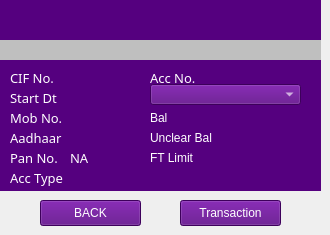
   <widget class="QWidget" name="page_2">
    <widget class="QLabel" name="Aadhar_no_disp">
     <property name="geometry">
      <rect>
       <x>70</x>
       <y>130</y>
       <width>71</width>
       <height>20</height>
      </rect>
     </property>
     <property name="font">
      <font>
       <family>Sans Serif</family>
       <pointsize>10</pointsize>
       <weight>9</weight>
       <italic>false</italic>
       <bold>false</bold>
      </font>
     </property>
     <property name="styleSheet">
      <string notr="true">color: rgb(255, 255, 255);
background-color: rgb(85, 0, 127);
font: 75 10pt &quot;Sans Serif&quot;;</string>
     </property>
     <property name="text">
      <string/>
     </property>
    </widget>
    <widget class="QLabel" name="Start_date_disp">
     <property name="geometry">
      <rect>
       <x>70</x>
       <y>90</y>
       <width>71</width>
       <height>16</height>
      </rect>
     </property>
     <property name="font">
      <font>
       <family>Sans Serif</family>
       <pointsize>10</pointsize>
       <weight>9</weight>
       <italic>false</italic>
       <bold>false</bold>
      </font>
     </property>
     <property name="styleSheet">
      <string notr="true">color: rgb(255, 255, 255);
background-color: rgb(85, 0, 127);
font: 75 10pt &quot;Sans Serif&quot;;</string>
     </property>
     <property name="text">
      <string/>
     </property>
    </widget>
    <widget class="QLabel" name="Mob_no">
     <property name="geometry">
      <rect>
       <x>10</x>
       <y>110</y>
       <width>52</width>
       <height>16</height>
      </rect>
     </property>
     <property name="font">
      <font>
       <family>Sans Serif</family>
       <pointsize>10</pointsize>
       <weight>9</weight>
       <italic>false</italic>
       <bold>false</bold>
      </font>
     </property>
     <property name="styleSheet">
      <string notr="true">color: rgb(255, 255, 255);
background-color: rgb(85, 0, 127);
font: 75 10pt &quot;Sans Serif&quot;;</string>
     </property>
     <property name="text">
      <string>Mob No.</string>
     </property>
    </widget>
    <widget class="QLabel" name="FinoLogo_43">
     <property name="geometry">
      <rect>
       <x>5</x>
       <y>2</y>
       <width>71</width>
       <height>35</height>
      </rect>
     </property>
     <property name="autoFillBackground">
      <bool>false</bool>
     </property>
     <property name="styleSheet">
      <string notr="true">background-color: rgb(85, 0, 127);</string>
     </property>
     <property name="text">
      <string/>
     </property>
     <property name="pixmap">
      <pixmap resource="fino.qrc">:/Fino/Icons/finoW.png</pixmap>
     </property>
     <property name="scaledContents">
      <bool>true</bool>
     </property>
    </widget>
    <widget class="QLabel" name="Aadhar_no">
     <property name="geometry">
      <rect>
       <x>10</x>
       <y>130</y>
       <width>54</width>
       <height>16</height>
      </rect>
     </property>
     <property name="font">
      <font>
       <family>Sans Serif</family>
       <pointsize>10</pointsize>
       <weight>9</weight>
       <italic>false</italic>
       <bold>false</bold>
      </font>
     </property>
     <property name="styleSheet">
      <string notr="true">color: rgb(255, 255, 255);
background-color: rgb(85, 0, 127);
font: 75 10pt &quot;Sans Serif&quot;;</string>
     </property>
     <property name="text">
      <string>Aadhaar</string>
     </property>
    </widget>
    <widget class="QPushButton" name="pushButton_17">
     <property name="geometry">
      <rect>
       <x>180</x>
       <y>200</y>
       <width>101</width>
       <height>26</height>
      </rect>
     </property>
     <property name="styleSheet">
      <string notr="true">color: rgb(255, 255, 255);
background-color: rgb(85, 0, 127);
font: 75 11pt &quot;Sans Serif&quot;;</string>
     </property>
     <property name="text">
      <string>Transaction</string>
     </property>
    </widget>
    <widget class="QLabel" name="Account">
     <property name="geometry">
      <rect>
       <x>150</x>
       <y>70</y>
       <width>81</width>
       <height>16</height>
      </rect>
     </property>
     <property name="font">
      <font>
       <family>Sans Serif</family>
       <pointsize>10</pointsize>
       <weight>9</weight>
       <italic>false</italic>
       <bold>false</bold>
      </font>
     </property>
     <property name="styleSheet">
      <string notr="true">color: rgb(255, 255, 255);
background-color: rgb(85, 0, 127);
font: 75 10pt &quot;Sans Serif&quot;;</string>
     </property>
     <property name="text">
      <string>Acc No.</string>
     </property>
    </widget>
    <widget class="QLabel" name="Ft_limit">
     <property name="geometry">
      <rect>
       <x>150</x>
       <y>150</y>
       <width>57</width>
       <height>15</height>
      </rect>
     </property>
     <property name="styleSheet">
      <string notr="true">color: rgb(255, 255, 255);
background-color: rgb(85, 0, 127);
font: 75 10pt &quot;Sans Serif&quot;;</string>
     </property>
     <property name="text">
      <string>FT Limit</string>
     </property>
    </widget>
    <widget class="QLabel" name="Start_date">
     <property name="geometry">
      <rect>
       <x>10</x>
       <y>90</y>
       <width>61</width>
       <height>16</height>
      </rect>
     </property>
     <property name="font">
      <font>
       <family>Sans Serif</family>
       <pointsize>10</pointsize>
       <weight>9</weight>
       <italic>false</italic>
       <bold>false</bold>
      </font>
     </property>
     <property name="styleSheet">
      <string notr="true">color: rgb(255, 255, 255);
background-color: rgb(85, 0, 127);
font: 75 10pt &quot;Sans Serif&quot;;</string>
     </property>
     <property name="text">
      <string>Start Dt</string>
     </property>
     <property name="textFormat">
      <enum>Qt::AutoText</enum>
     </property>
    </widget>
    <widget class="QLabel" name="Pan_no_disp">
     <property name="geometry">
      <rect>
       <x>70</x>
       <y>150</y>
       <width>71</width>
       <height>16</height>
      </rect>
     </property>
     <property name="font">
      <font>
       <family>Sans Serif</family>
       <pointsize>10</pointsize>
       <weight>9</weight>
       <italic>false</italic>
       <bold>false</bold>
      </font>
     </property>
     <property name="styleSheet">
      <string notr="true">color: rgb(255, 255, 255);
background-color: rgb(85, 0, 127);
font: 75 10pt &quot;Sans Serif&quot;;</string>
     </property>
     <property name="text">
      <string>NA</string>
     </property>
    </widget>
    <widget class="QLabel" name="Bal_no">
     <property name="geometry">
      <rect>
       <x>150</x>
       <y>110</y>
       <width>71</width>
       <height>16</height>
      </rect>
     </property>
     <property name="styleSheet">
      <string notr="true">color: rgb(255, 255, 255);
background-color: rgb(85, 0, 127);
font: 75 10pt &quot;Sans Serif&quot;;</string>
     </property>
     <property name="text">
      <string>Bal</string>
     </property>
    </widget>
    <widget class="QLabel" name="Transaction_Summary_5">
     <property name="geometry">
      <rect>
       <x>0</x>
       <y>0</y>
       <width>321</width>
       <height>41</height>
      </rect>
     </property>
     <property name="font">
      <font>
       <family>Sans Serif</family>
       <pointsize>11</pointsize>
       <weight>9</weight>
       <italic>false</italic>
       <bold>false</bold>
      </font>
     </property>
     <property name="styleSheet">
      <string notr="true">color: rgb(255, 255, 255);
background-color: rgb(85, 0, 127);
font: 75 11pt &quot;Sans Serif&quot;;</string>
     </property>
     <property name="text">
      <string extracomment="               TRANSACTION SUMMARY"/>
     </property>
    </widget>
    <widget class="QLabel" name="Customer_Name_label">
     <property name="geometry">
      <rect>
       <x>0</x>
       <y>40</y>
       <width>321</width>
       <height>20</height>
      </rect>
     </property>
     <property name="styleSheet">
      <string notr="true">color: rgb(0, 0, 0);
background-color: rgb(191, 191, 191);
font: 75 12pt &quot;Sans Serif&quot;;</string>
     </property>
     <property name="text">
      <string/>
     </property>
     <property name="textFormat">
      <enum>Qt::AutoText</enum>
     </property>
    </widget>
    <widget class="QLabel" name="Acc_type">
     <property name="geometry">
      <rect>
       <x>10</x>
       <y>170</y>
       <width>61</width>
       <height>16</height>
      </rect>
     </property>
     <property name="font">
      <font>
       <family>Sans Serif</family>
       <pointsize>10</pointsize>
       <weight>9</weight>
       <italic>false</italic>
       <bold>false</bold>
      </font>
     </property>
     <property name="styleSheet">
      <string notr="true">color: rgb(255, 255, 255);
background-color: rgb(85, 0, 127);
font: 75 10pt &quot;Sans Serif&quot;;</string>
     </property>
     <property name="text">
      <string>Acc Type</string>
     </property>
    </widget>
    <widget class="QPushButton" name="Customer_detail_back_Button_3">
     <property name="geometry">
      <rect>
       <x>40</x>
       <y>200</y>
       <width>101</width>
       <height>26</height>
      </rect>
     </property>
     <property name="styleSheet">
      <string notr="true">color: rgb(255, 255, 255);
background-color: rgb(85, 0, 127);
font: 75 11pt &quot;Sans Serif&quot;;</string>
     </property>
     <property name="text">
      <string>BACK</string>
     </property>
    </widget>
    <widget class="QLabel" name="label_27">
     <property name="geometry">
      <rect>
       <x>0</x>
       <y>60</y>
       <width>321</width>
       <height>131</height>
      </rect>
     </property>
     <property name="font">
      <font>
       <family>Sans Serif</family>
       <pointsize>8</pointsize>
       <weight>9</weight>
       <italic>false</italic>
       <bold>false</bold>
      </font>
     </property>
     <property name="styleSheet">
      <string notr="true">color: rgb(255, 255, 255);
background-color: rgb(85, 0, 127);
font: 75 8pt &quot;Sans Serif&quot;;</string>
     </property>
     <property name="text">
      <string/>
     </property>
    </widget>
    <widget class="QLabel" name="Acc_type_disp">
     <property name="geometry">
      <rect>
       <x>82</x>
       <y>170</y>
       <width>171</width>
       <height>20</height>
      </rect>
     </property>
     <property name="font">
      <font>
       <family>Sans Serif</family>
       <pointsize>10</pointsize>
       <weight>9</weight>
       <italic>false</italic>
       <bold>false</bold>
      </font>
     </property>
     <property name="styleSheet">
      <string notr="true">color: rgb(255, 255, 255);
background-color: rgb(85, 0, 127);
font: 75 10pt &quot;Sans Serif&quot;;</string>
     </property>
     <property name="text">
      <string/>
     </property>
    </widget>
    <widget class="QLabel" name="Unclear_Bal_disp">
     <property name="geometry">
      <rect>
       <x>230</x>
       <y>130</y>
       <width>91</width>
       <height>16</height>
      </rect>
     </property>
     <property name="styleSheet">
      <string notr="true">color: rgb(255, 255, 255);
background-color: rgb(85, 0, 127);
font: 75 10pt &quot;Sans Serif&quot;;</string>
     </property>
     <property name="text">
      <string/>
     </property>
    </widget>
    <widget class="QLabel" name="Paan_no">
     <property name="geometry">
      <rect>
       <x>10</x>
       <y>150</y>
       <width>51</width>
       <height>16</height>
      </rect>
     </property>
     <property name="font">
      <font>
       <family>Sans Serif</family>
       <pointsize>10</pointsize>
       <weight>9</weight>
       <italic>false</italic>
       <bold>false</bold>
      </font>
     </property>
     <property name="styleSheet">
      <string notr="true">color: rgb(255, 255, 255);
background-color: rgb(85, 0, 127);
font: 75 10pt &quot;Sans Serif&quot;;</string>
     </property>
     <property name="text">
      <string>Pan No.</string>
     </property>
    </widget>
    <widget class="QLabel" name="Primary_Number_disp">
     <property name="geometry">
      <rect>
       <x>64</x>
       <y>70</y>
       <width>81</width>
       <height>16</height>
      </rect>
     </property>
     <property name="font">
      <font>
       <family>Sans Serif</family>
       <pointsize>10</pointsize>
       <weight>9</weight>
       <italic>false</italic>
       <bold>false</bold>
      </font>
     </property>
     <property name="styleSheet">
      <string notr="true">color: rgb(255, 255, 255);
background-color: rgb(85, 0, 127);
font: 75 10pt &quot;Sans Serif&quot;;</string>
     </property>
     <property name="text">
      <string/>
     </property>
    </widget>
    <widget class="QLabel" name="Primary_Number">
     <property name="geometry">
      <rect>
       <x>10</x>
       <y>70</y>
       <width>51</width>
       <height>16</height>
      </rect>
     </property>
     <property name="font">
      <font>
       <family>Sans Serif</family>
       <pointsize>10</pointsize>
       <weight>9</weight>
       <italic>false</italic>
       <bold>false</bold>
      </font>
     </property>
     <property name="styleSheet">
      <string notr="true">color: rgb(255, 255, 255);
background-color: rgb(85, 0, 127);
font: 75 10pt &quot;Sans Serif&quot;;</string>
     </property>
     <property name="text">
      <string>CIF No.</string>
     </property>
    </widget>
    <widget class="QComboBox" name="comboBox_3">
     <property name="geometry">
      <rect>
       <x>150</x>
       <y>84</y>
       <width>151</width>
       <height>21</height>
      </rect>
     </property>
     <property name="styleSheet">
      <string notr="true">color: rgb(255, 255, 255);
background-color: rgb(85, 0, 127);
font: 75 10pt &quot;Sans Serif&quot;;</string>
     </property>
    </widget>
    <widget class="QLabel" name="Unclear_Bal">
     <property name="geometry">
      <rect>
       <x>150</x>
       <y>130</y>
       <width>78</width>
       <height>16</height>
      </rect>
     </property>
     <property name="styleSheet">
      <string notr="true">color: rgb(255, 255, 255);
background-color: rgb(85, 0, 127);
font: 75 10pt &quot;Sans Serif&quot;;</string>
     </property>
     <property name="text">
      <string>Unclear Bal</string>
     </property>
    </widget>
    <widget class="QLabel" name="Bal_disp">
     <property name="geometry">
      <rect>
       <x>230</x>
       <y>110</y>
       <width>91</width>
       <height>16</height>
      </rect>
     </property>
     <property name="styleSheet">
      <string notr="true">color: rgb(255, 255, 255);
background-color: rgb(85, 0, 127);
font: 75 10pt &quot;Sans Serif&quot;;</string>
     </property>
     <property name="text">
      <string/>
     </property>
    </widget>
    <widget class="QLabel" name="Mob_no_disp">
     <property name="geometry">
      <rect>
       <x>70</x>
       <y>110</y>
       <width>74</width>
       <height>16</height>
      </rect>
     </property>
     <property name="font">
      <font>
       <family>Sans Serif</family>
       <pointsize>10</pointsize>
       <weight>9</weight>
       <italic>false</italic>
       <bold>false</bold>
      </font>
     </property>
     <property name="styleSheet">
      <string notr="true">color: rgb(255, 255, 255);
background-color: rgb(85, 0, 127);
font: 75 10pt &quot;Sans Serif&quot;;</string>
     </property>
     <property name="text">
      <string/>
     </property>
    </widget>
    <widget class="QLabel" name="Ft_limit_disp">
     <property name="geometry">
      <rect>
       <x>230</x>
       <y>149</y>
       <width>91</width>
       <height>16</height>
      </rect>
     </property>
     <property name="font">
      <font>
       <family>Sans Serif</family>
       <pointsize>10</pointsize>
       <weight>9</weight>
       <italic>false</italic>
       <bold>false</bold>
      </font>
     </property>
     <property name="styleSheet">
      <string notr="true">color: rgb(255, 255, 255);
background-color: rgb(85, 0, 127);
font: 75 10pt &quot;Sans Serif&quot;;</string>
     </property>
     <property name="text">
      <string/>
     </property>
    </widget>
    <zorder>Transaction_Summary_5</zorder>
    <zorder>label_27</zorder>
    <zorder>Aadhar_no_disp</zorder>
    <zorder>Start_date_disp</zorder>
    <zorder>Mob_no</zorder>
    <zorder>FinoLogo_43</zorder>
    <zorder>Aadhar_no</zorder>
    <zorder>pushButton_17</zorder>
    <zorder>Account</zorder>
    <zorder>Ft_limit</zorder>
    <zorder>Start_date</zorder>
    <zorder>Pan_no_disp</zorder>
    <zorder>Bal_no</zorder>
    <zorder>Customer_Name_label</zorder>
    <zorder>Acc_type</zorder>
    <zorder>Customer_detail_back_Button_3</zorder>
    <zorder>Acc_type_disp</zorder>
    <zorder>Unclear_Bal_disp</zorder>
    <zorder>Paan_no</zorder>
    <zorder>Primary_Number_disp</zorder>
    <zorder>Primary_Number</zorder>
    <zorder>comboBox_3</zorder>
    <zorder>Unclear_Bal</zorder>
    <zorder>Bal_disp</zorder>
    <zorder>Mob_no_disp</zorder>
    <zorder>Ft_limit_disp</zorder>
   </widget>
